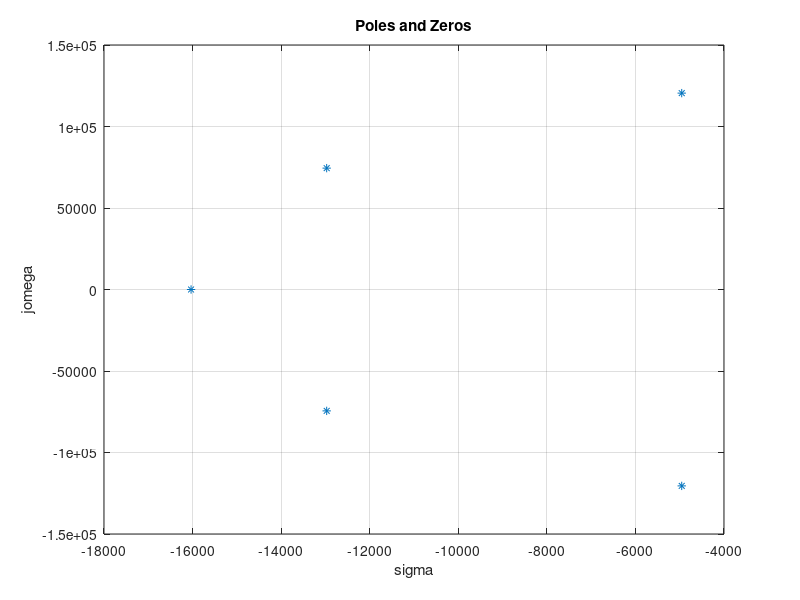

Source code (MATLAB): (Note: this script raises an error after producing the figure.)
clear 
close all
clc
N = 5;
Wp = 2*pi*20e3;
Rp = 5;
[num, den] = cheby1(N, Rp, Wp, 'low', 's');
[z, p, k] = cheby1(N, Rp, Wp, 'low', 's');


% Poles and Zeros
figure('Position',[400 600 400 400]);
figure(1)
plot(z,'o');
hold on
plot(p,'*');
title("Poles and Zeros");
ylabel("j\omega");
xlabel("\sigma");
grid on

T = tf(num, den);
[H, w] = freqs(num, den);
% Magnitude response
figure('Position',[900 750 400 250]);
figure(2);
semilogx(w, 20*log10(abs(H)));
grid on
title("Magnitude response");
ylabel("Megnitude [dB]");
xlabel("Frequency [Hz]");
xline(2*pi*20e3);

% Phase response
figure('Position',[900 400 400 250]);
figure(3);
% semilogx(w, 180/pi*phase(H));
semilogx(w, 180/pi*unwrap(angle(H)));
title("Phase response");
ylabel("Phase [degrees]");
xlabel("Frequency [Hz]");
grid on

% Group delay
% gd = -diff(phase(H))./diff(w);
gd = -diff(unwrap(angle(H)))./diff(w);
figure('Position',[900 50 400 250]);
figure(4);
semilogx(w(1:length(w)-1), gd);
ylabel("Group Delay [s]");
xlabel("Frequency [Hz]");
title("Group delay");
grid on

% Step response
figure('Position',[400 50 400 400]);
figure(5)
step(T)
title("Step response");
grid on
